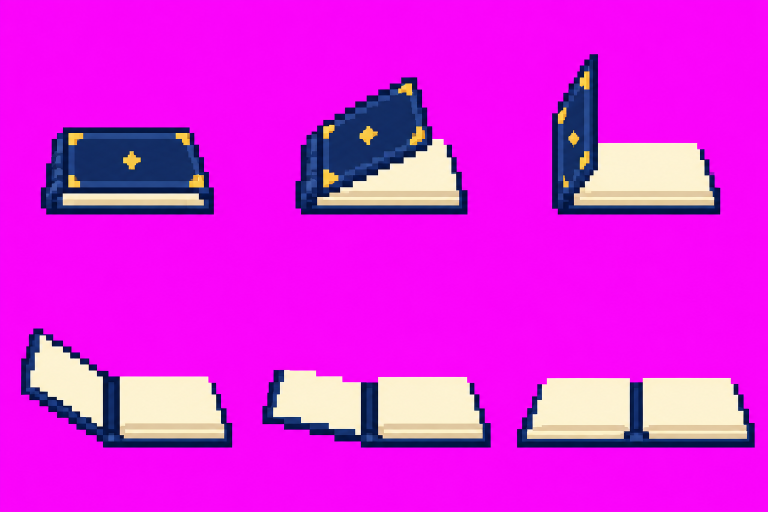
#> input picture ArtSource/BookOpeningSample_20261008/source-r3.png, 1536 x 1024 px, given as the content of the folder ../../ArtSource/BookOpeningSample_20261008/source-r3.png, which was not available (shown at 1/2 size)
$ python build_occ_runtime_visual_qa.py --input ../../ArtSource/BookOpeningSample_20261008/source-r3.png --output out.png
#> lines starting #> are read from the running program, lines starting #| are printed output that depends on the picture; pictures that were not available may be replaced by others from this repository, and a replacement may not be noted
#> in main, image is the input picture: PIL image 1536x1024 RGB; mean R, G, B 225.3, 35.3, 226.8
#!/usr/bin/env python3
"""Build traceable grayscale/color-risk QA from M-A3 runtime screenshots."""

from __future__ import annotations

import argparse
import hashlib
import json
from pathlib import Path

from PIL import Image, ImageDraw


def digest(path: Path) -> str:
    return hashlib.sha256(path.read_bytes()).hexdigest()


def grayscale(image: Image.Image) -> Image.Image:
    return image.convert("L").convert("RGB")
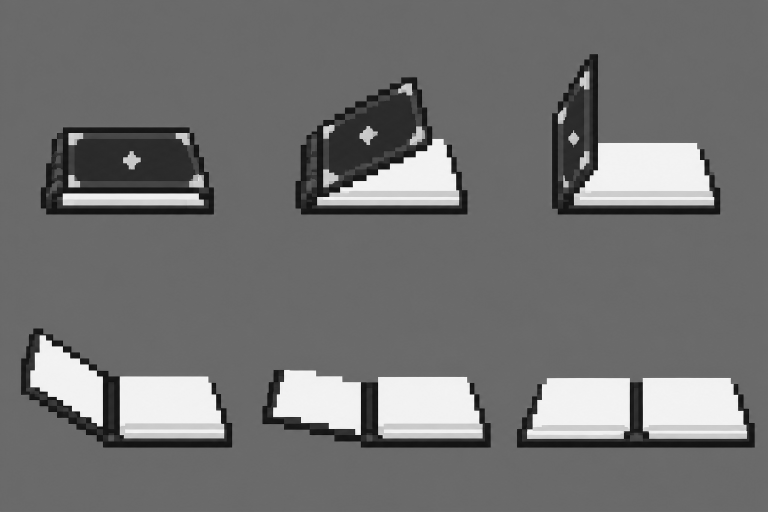
#> returned value: PIL image 1536x1024 RGB (shown at 1/2 size); min 3, max 255, mean 113.9


def deuteranopia_risk(image: Image.Image) -> Image.Image:
    # Deterministic review simulation matrix; this is a risk preview, not diagnosis.
    source = image.convert("RGB")
    out = Image.new("RGB", source.size)
#> out: PIL image 1536x1024 RGB; every value is 0
    pixels = []
    for r, g, b in source.getdata():
        pixels.append((
            max(0, min(255, round(.625 * r + .375 * g))),
            max(0, min(255, round(.70 * r + .30 * g))),
            max(0, min(255, round(.30 * g + .70 * b))),
        ))
#> this loop made 1572864 passes
#> (r, g, b) on passes 1 to 3: (236, 13, 237), (245, 10, 245), (247, 6, 247)
#> after the loop, pixels = 1572864 items
    out.putdata(pixels)
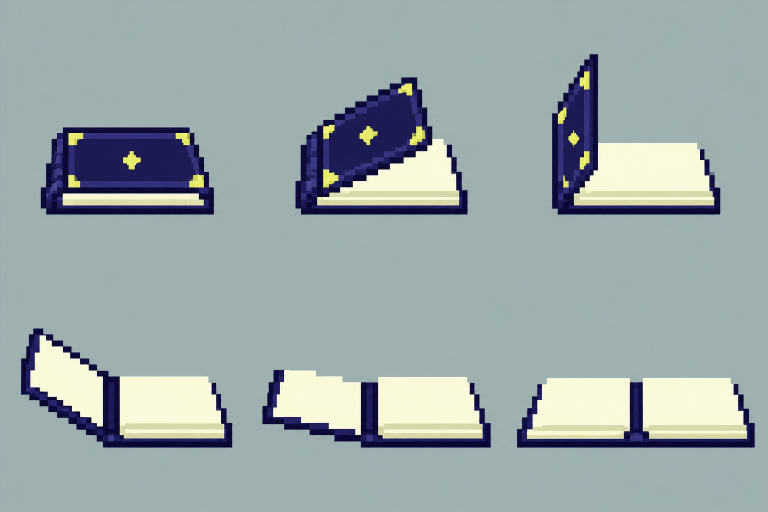
#> out: PIL image 1536x1024 RGB (shown at 1/2 size); mean R, G, B 154, 168.2, 169.2
    return out


def main() -> None:
    parser = argparse.ArgumentParser()
    parser.add_argument("--input", type=Path, required=True)
    parser.add_argument("--output", type=Path, required=True)
    args = parser.parse_args()
    args.output.mkdir(parents=True, exist_ok=True)
    screenshots = sorted(
        path
        for path in args.input.glob("*.png")
        if not path.name.startswith("_") and "grayscale" not in path.stem and "deuteranopia" not in path.stem
    )
    records = []
    thumbs = []
    for path in screenshots:
        image = Image.open(path).convert("RGB")
        gray_path = args.output / f"{path.stem}_grayscale.png"
        risk_path = args.output / f"{path.stem}_deuteranopia_risk.png"
        grayscale(image).save(gray_path)
        deuteranopia_risk(image).save(risk_path)
        thumb = image.copy(); thumb.thumbnail((480, 270), Image.Resampling.LANCZOS)
#> after `thumb.thumbnail((480, 270), Image.Resampling.LANCZOS)`:
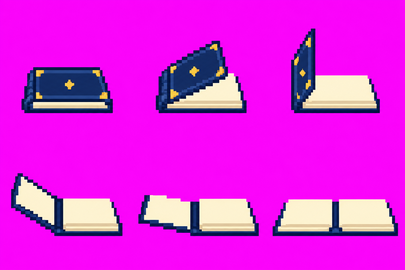
#> thumb: PIL image 405x270 RGB; mean R, G, B 225.3, 35.3, 226.8
        thumbs.append((path.stem, thumb))
        records.append({
            "id": path.stem,
            "source": str(path),
            "size": list(image.size),
            "sha256": digest(path),
            "grayscale": str(gray_path),
            "grayscale_sha256": digest(gray_path),
            "deuteranopia_risk": str(risk_path),
            "deuteranopia_risk_sha256": digest(risk_path),
        })
    width = 960; cell_h = 310; rows = max(1, (len(thumbs) + 1) // 2)
#> after `rows = max(1, (len(thumbs) + 1) // 2)`: rows = 1
    sheet = Image.new("RGB", (width, rows * cell_h), (8, 10, 12)); draw = ImageDraw.Draw(sheet)
    for index, (name, thumb) in enumerate(thumbs):
        x = (index % 2) * 480; y = (index // 2) * cell_h
        sheet.paste(thumb, (x, y)); draw.text((x + 8, y + 274), name, fill=(215, 216, 210))
#> this loop made 1 pass
#> (name, x, y) on pass 1: ('source-r3', 0, 0)
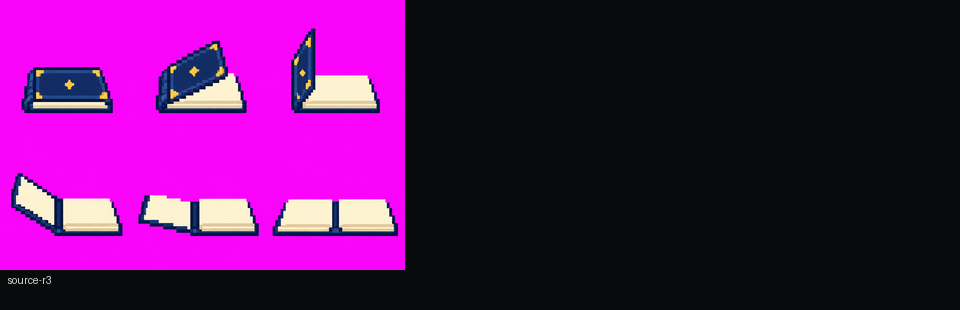
#> sheet: PIL image 960x310 RGB; mean R, G, B 87.9, 19.3, 91
    contact = args.output / "occ_runtime_visual_contact_v01.png"; sheet.save(contact)
    report = {
        "schema": "occ.runtime.visual.qa.v0.1",
        "status": "VISUAL_QA_PASS_REVIEWED_2026_08_07",
        "screenshot_count": len(records),
        "target_resolutions": [[1920, 1080], [960, 540]],
        "contact_sheet": str(contact),
        "contact_sha256": digest(contact),
        "records": records,
        "notes": [
            "Character and unit visual approval is explicitly blocked and excluded from pass claims.",
            "Deuteranopia output is a deterministic risk preview; shape and luminance remain the primary acceptance criteria.",
        ],
    }
    (args.output / "occ_runtime_visual_qa_v01.json").write_text(json.dumps(report, ensure_ascii=False, indent=2) + "\n", encoding="utf-8")
    print(json.dumps({"screenshots": len(records), "contact": str(contact)}, ensure_ascii=False))
#| {"screenshots": 1, "contact": "out.png/occ_runtime_visual_contact_v01.png"}


if __name__ == "__main__":
    main()
